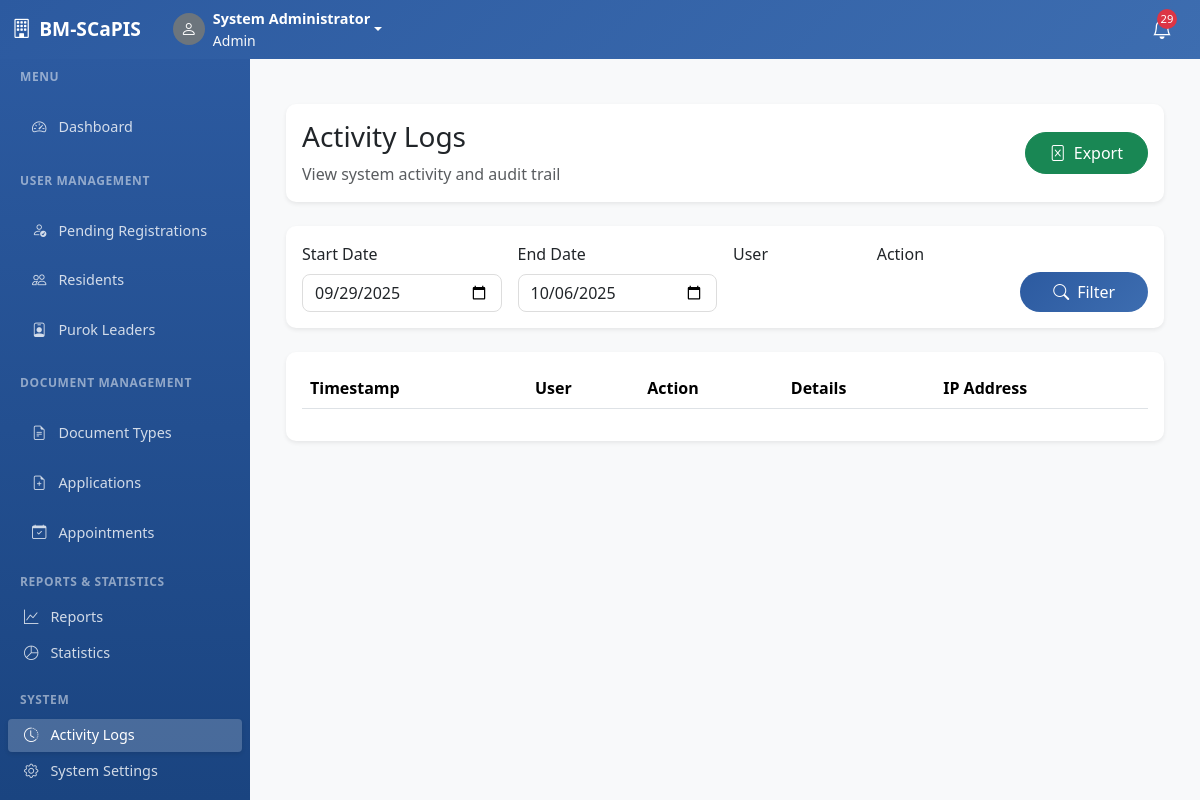
The app's page /activity-logs.php?user_id=30 (signed in), older data.
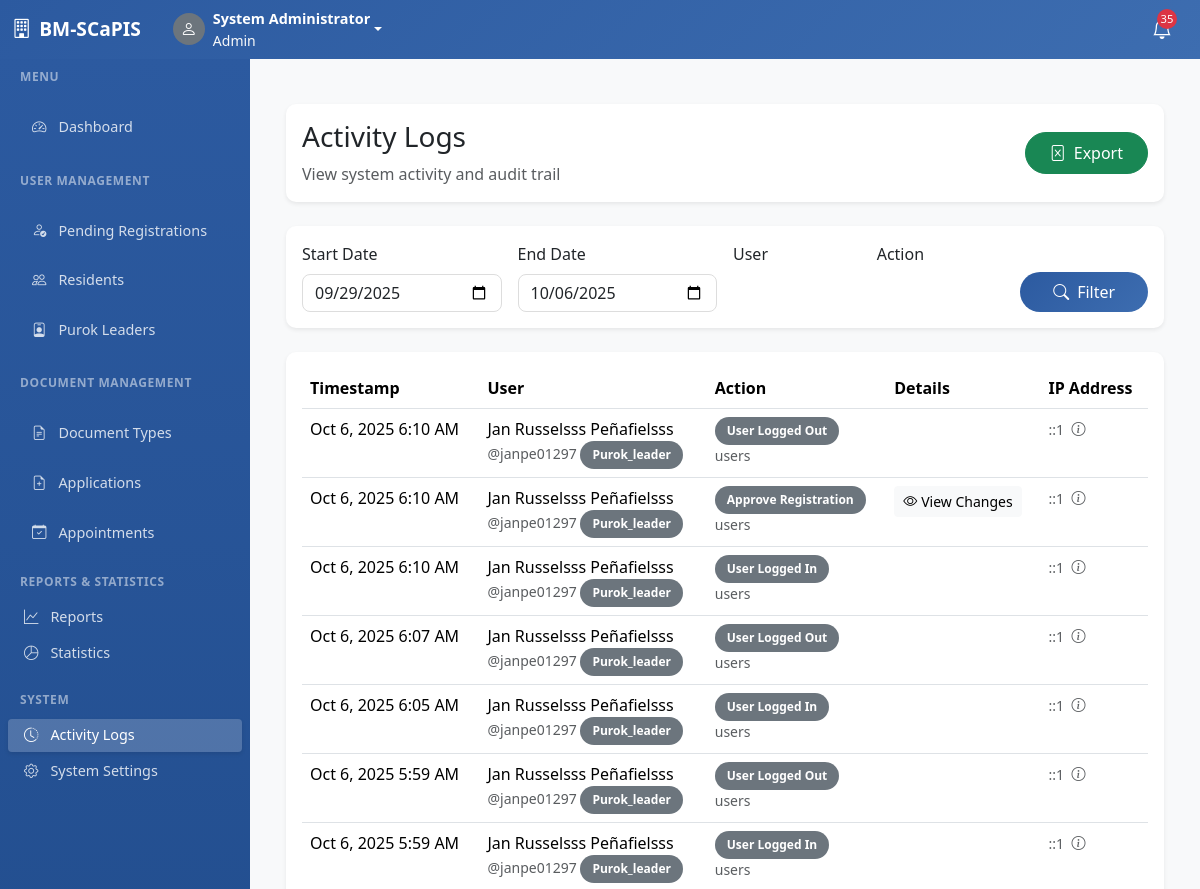
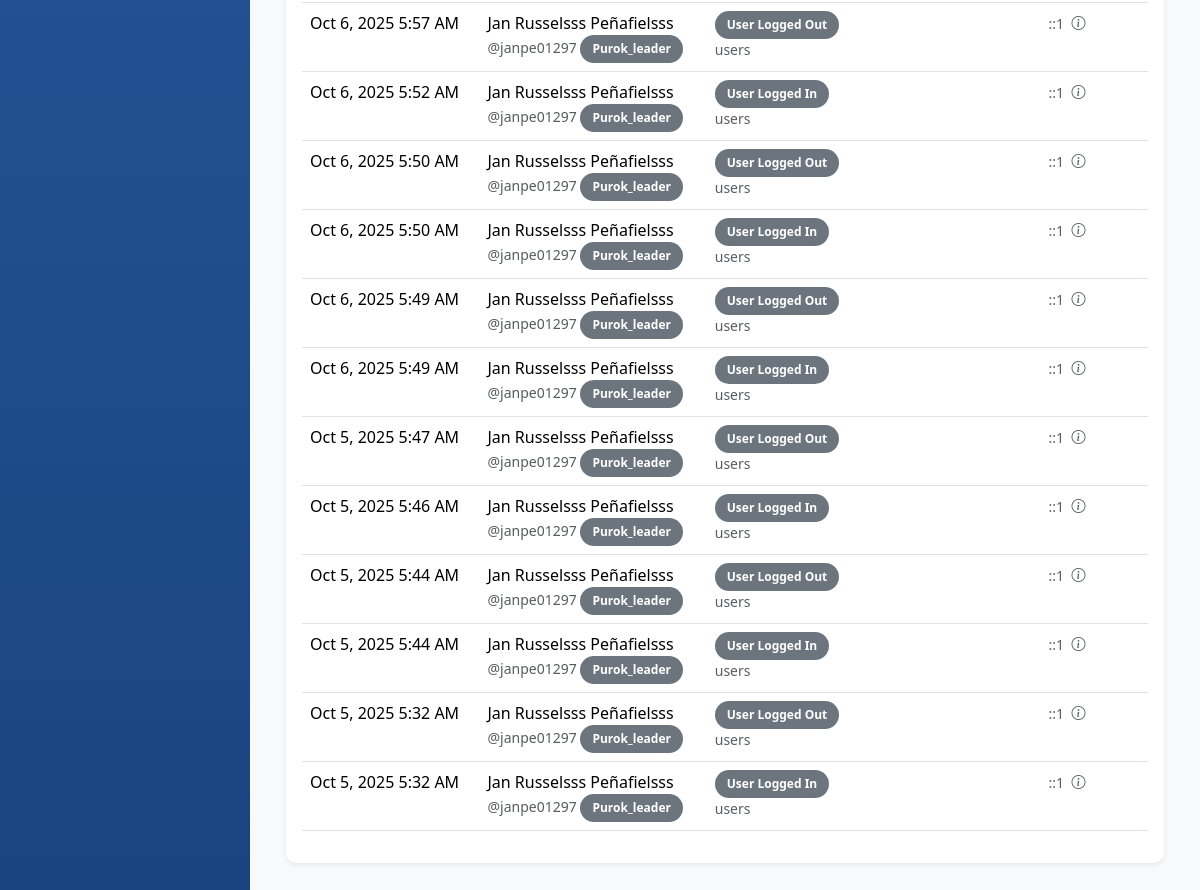
The same page, newer data (2 pictures, top to bottom).
### tables this page shows
CREATE TABLE `activity_logs` (
  `id` int(11) NOT NULL,
  `user_id` int(11) DEFAULT NULL,
  `action` varchar(100) NOT NULL,
  `table_affected` varchar(50) DEFAULT NULL,
  `record_id` int(11) DEFAULT NULL,
  `old_values` longtext DEFAULT NULL CHECK (json_valid(`old_values`)),
  `new_values` longtext DEFAULT NULL CHECK (json_valid(`new_values`)),
  `ip_address` varchar(45) DEFAULT NULL,
  `user_agent` text DEFAULT NULL,
  `created_at` timestamp NOT NULL DEFAULT current_timestamp()
);

CREATE TABLE `users` (
  `id` int(11) NOT NULL,
  `username` varchar(50) NOT NULL,
  `password` varchar(255) NOT NULL,
  `role` enum('resident','purok_leader','admin') NOT NULL,
  `status` enum('pending','approved','disapproved') DEFAULT 'pending',
  `first_name` varchar(100) NOT NULL,
  `middle_name` varchar(100) DEFAULT NULL,
  `last_name` varchar(100) NOT NULL,
  `suffix` varchar(20) DEFAULT NULL,
  `birthdate` date DEFAULT NULL,
  `age` int(11) DEFAULT NULL,
  `gender` enum('Male','Female','Other') NOT NULL,
  `civil_status` enum('Single','Married','Divorced','Widowed') NOT NULL,
  `contact_number` varchar(15) DEFAULT NULL,
  `email` varchar(100) DEFAULT NULL,
  `purok_id` int(11) DEFAULT NULL,
  `address` text DEFAULT NULL,
  `occupation` varchar(100) DEFAULT NULL,
  `monthly_income` decimal(10,2) DEFAULT NULL,
  `emergency_contact_name` varchar(100) DEFAULT NULL,
  `emergency_contact_number` varchar(15) DEFAULT NULL,
  `profile_picture` varchar(255) DEFAULT NULL,
  `valid_id_front` varchar(255) DEFAULT NULL,
  `valid_id_back` varchar(255) DEFAULT NULL,
  `purok_leader_approval` enum('pending','approved','disapproved') DEFAULT 'pending',
  `admin_approval` enum('pending','approved','disapproved') DEFAULT 'pending',
  `purok_leader_remarks` text DEFAULT NULL,
  `admin_remarks` text DEFAULT NULL,
  `approved_by_purok_leader` int(11) DEFAULT NULL,
  `approved_by_admin` int(11) DEFAULT NULL,
  `approved_at` timestamp NULL DEFAULT NULL,
  `sms_notifications` tinyint(1) DEFAULT 1,
  `email_notifications` tinyint(1) DEFAULT 1,
  `created_at` timestamp NOT NULL DEFAULT current_timestamp(),
  `updated_at` timestamp NOT NULL DEFAULT current_timestamp() ON UPDATE current_timestamp()
);

### config.php (called while the page is built, shortened)
<?php
try {
    $pdo = new PDO("mysql:host=" . DB_HOST . ";dbname=" . DB_NAME . ";charset=utf8mb4", DB_USERNAME, DB_PASSWORD);
    $pdo->setAttribute(PDO::ATTR_ERRMODE, PDO::ERRMODE_EXCEPTION);
    $pdo->setAttribute(PDO::ATTR_DEFAULT_FETCH_MODE, PDO::FETCH_ASSOC);
} catch(PDOException $e) {
    die("Database connection failed: " . $e->getMessage());
}
function isLoggedIn() {
    global $pdo;
    try {
        $stmt = $pdo->prepare("SELECT id FROM users WHERE id = ?");
        $stmt->execute([$_SESSION['user_id']]);
        return true;
    } catch (PDOException $e) {
        return false;
    }
}
require_once 'sms_functions.php';
function getUnreadNotifications($userId = null, $role = null) {
    global $pdo;
    $sql = "SELECT * FROM system_notifications WHERE is_read = 0";
    $params = [];
    if ($userId) {
        $sql .= " AND (target_user_id = ? OR target_role = ? OR target_role = 'all')";
        $params = [$userId, $role];
    } elseif ($role) {
        $sql .= " AND (target_role = ? OR target_role = 'all')";
        $params = [$role];
    }
    $sql .= " ORDER BY created_at DESC";
    $stmt = $pdo->prepare($sql);
    $stmt->execute($params);
    return $stmt->fetchAll();
}
?>

### activity-logs.php (the view, shortened to what the changed rows need)
<?php
require_once 'config.php';
$startDate = $_GET['start_date'] ?? date('Y-m-d', strtotime('-7 days'));
$endDate = $_GET['end_date'] ?? date('Y-m-d');
$userFilter = $_GET['user_id'] ?? '';
$params = [];
$whereConditions = ["DATE(al.created_at) BETWEEN ? AND ?"];
$params[] = $startDate;
$params[] = $endDate;
if ($userFilter) {
    $whereConditions[] = "al.user_id = ?";
    $params[] = $userFilter;
}
$whereClause = implode(" AND ", $whereConditions);
$page = isset($_GET['page']) ? (int)$_GET['page'] : 1;
$perPage = 50;
$offset = ($page - 1) * $perPage;
$query = "
    SELECT
        al.*,
        CONCAT(u.first_name, ' ', u.last_name) as user_name,
        u.username,
        u.role
    FROM activity_logs al
    LEFT JOIN users u ON al.user_id = u.id
    WHERE {$whereClause}
    ORDER BY al.created_at DESC
    LIMIT {$perPage} OFFSET {$offset}
";
$stmt = $pdo->prepare($query);
$stmt->execute($params);
$logs = $stmt->fetchAll();
include 'header.php';
include 'sidebar.php';
?>
<div class="main-content">
    <div class="container-fluid py-4">
        <div class="row mb-4">
            <div class="col-12">
                <div class="card border-0 shadow-sm">
                    <div class="card-body">
                        <div class="d-flex justify-content-between align-items-center">
                            <div>
                                <h1 class="h3 mb-2">Activity Logs</h1>
                            </div>
                        </div>
                    </div>
                </div>
            </div>
        </div>
        <div class="row">
            <div class="col-12">
                <div class="card border-0 shadow-sm">
                    <div class="card-body">
                        <div class="table-responsive">
                            <table class="table" id="logsTable">
                                <thead>
                                    <tr>
                                        <th>Timestamp</th>
                                        <th>User</th>
                                        <th>Action</th>
                                        <th>Details</th>
                                        <th>IP Address</th>
                                    </tr>
                                </thead>
                                <tbody>
                                    <?php foreach ($logs as $log): ?>
                                        <tr>
                                            <td>
                                                <?php echo date('M j, Y g:i A', strtotime($log['created_at'])); ?>
                                            </td>
                                            <td>
                                                <?php if ($log['user_id']): ?>
                                                    <div>
                                                        <?php echo htmlspecialchars($log['user_name']); ?>
                                                        <small class="text-muted d-block">
                                                            @<?php echo htmlspecialchars($log['username']); ?>
                                                            <span class="badge bg-secondary"><?php echo ucfirst($log['role']); ?></span>
                                                        </small>
                                                    </div>
                                                <?php else: ?>
                                                    <span class="text-muted">System</span>
                                                <?php endif; ?>
                                            </td>
                                            <td>
                                                <span class="badge bg-<?php
                                                    echo strpos($log['action'], 'create') !== false ? 'success' :
                                                        (strpos($log['action'], 'update') !== false ? 'info' :
                                                        (strpos($log['action'], 'delete') !== false ? 'danger' : 'secondary'));
                                                ?>">
                                                    <?php echo ucwords(str_replace('_', ' ', $log['action'])); ?>
                                                </span>
                                                <small class="text-muted d-block">
                                                    <?php echo $log['table_affected']; ?>
                                                </small>
                                            </td>
                                            <td>
                                                <?php if ($log['old_values'] || $log['new_values']): ?>
                                                    <button type="button" class="btn btn-sm btn-light"
                                                            onclick="showLogDetails(<?php echo htmlspecialchars(json_encode([
                                                                'old' => json_decode($log['old_values'], true),
                                                                'new' => json_decode($log['new_values'], true)
                                                            ])); ?>)">
                                                        <i class="bi bi-eye me-1"></i>View Changes
                                                    </button>
                                                <?php endif; ?>
                                            </td>
                                            <td>
                                                <small class="text-muted">
                                                    <?php echo $log['ip_address']; ?>
                                                    <?php if ($log['user_agent']): ?>
                                                        <i class="bi bi-info-circle ms-1"
                                                           title="<?php echo htmlspecialchars($log['user_agent']); ?>"></i>
                                                    <?php endif; ?>
                                                </small>
                                            </td>
                                        </tr>
                                    <?php endforeach; ?>
                                </tbody>
                            </table>
                        </div>
                    </div>
                </div>
            </div>
        </div>
    </div>
</div>

### sidebar.php (shortened to what the changed rows need)
<?php
if (!isLoggedIn()) {
    ?>
    <nav class="navbar navbar-expand-lg navbar-dark fixed-top" style="background: linear-gradient(135deg, var(--primary-color), #3d6db0);">
        <div class="container">
            <a class="navbar-brand" href="index.php">
                <i class="bi bi-building me-2"></i><?php echo SYSTEM_NAME; ?>
            </a>
            <button class="navbar-toggler" type="button" data-bs-toggle="collapse" data-bs-target="#navbarNav">
                <span class="navbar-toggler-icon"></span>
            </button>
            <div class="collapse navbar-collapse" id="navbarNav">
                <ul class="navbar-nav ms-auto">
                    <li class="nav-item">
                        <a class="nav-link" href="index.php">
                            <i class="bi bi-house me-2"></i>Home
                        </a>
                    </li>
                    <li class="nav-item">
                        <a class="nav-link" href="about.php">
                            <i class="bi bi-info-circle me-2"></i>About
                        </a>
                    </li>
                    <li class="nav-item">
                        <a class="nav-link" href="services.php">
                            <i class="bi bi-list-ul me-2"></i>Services
                        </a>
                    </li>
                    <li class="nav-item">
                        <a class="nav-link" href="contact.php">
                            <i class="bi bi-telephone me-2"></i>Contact
                        </a>
                    </li>
                    <li class="nav-item">
                        <a class="nav-link" href="login.php">
                            <i class="bi bi-box-arrow-in-right me-2"></i>Login
                        </a>
                    </li>
                    <li class="nav-item">
                        <a class="btn btn-outline-light ms-2" href="register.php">
                            <i class="bi bi-person-plus me-2"></i>Register
                        </a>
                    </li>
                </ul>
            </div>
        </div>
    </nav>
    <?php
} else {
    $unreadNotifications = getUnreadNotifications($_SESSION['user_id'], $_SESSION['role']);
    $notificationCount = count($unreadNotifications);
    ?>
    <nav class="navbar navbar-expand-lg navbar-dark fixed-top" style="background: linear-gradient(135deg, var(--primary-color), #3d6db0);">
        <div class="container-fluid">
            <div class="d-flex align-items-center ms-auto">
                <div class="dropdown me-3">
                    <a class="nav-link position-relative text-white" href="#" data-bs-toggle="dropdown">
                        <i class="bi bi-bell fs-5"></i>
                        <?php if ($notificationCount > 0): ?>
                            <span class="notification-badge"><?php echo min($notificationCount, 99); ?></span>
                        <?php endif; ?>
                    </a>
                </div>
            </div>
        </div>
    </nav>
    <?php
}
?>

Row changes from the older to the newer data that the page shows:
added activity_logs: created_at "Oct 6, 2025 6:10 AM", user_name "Jan Russelsss Peñafielsss", user.username "janpe01297", user.role "Purok_leader", action "User Logged Out", table_affected "users", ip_address "::1"
added activity_logs: created_at "Oct 6, 2025 6:10 AM", user_name "Jan Russelsss Peñafielsss", user.username "janpe01297", user.role "Purok_leader", action "Approve Registration", table_affected "users", ip_address "::1"
added activity_logs: created_at "Oct 6, 2025 6:10 AM", user_name "Jan Russelsss Peñafielsss", user.username "janpe01297", user.role "Purok_leader", action "User Logged In", table_affected "users", ip_address "::1"
added activity_logs: created_at "Oct 6, 2025 6:07 AM", user_name "Jan Russelsss Peñafielsss", user.username "janpe01297", user.role "Purok_leader", action "User Logged Out", table_affected "users", ip_address "::1"
added activity_logs: created_at "Oct 6, 2025 6:05 AM", user_name "Jan Russelsss Peñafielsss", user.username "janpe01297", user.role "Purok_leader", action "User Logged In", table_affected "users", ip_address "::1"
added activity_logs: created_at "Oct 6, 2025 5:59 AM", user_name "Jan Russelsss Peñafielsss", user.username "janpe01297", user.role "Purok_leader", action "User Logged Out", table_affected "users", ip_address "::1"
added activity_logs: created_at "Oct 6, 2025 5:59 AM", user_name "Jan Russelsss Peñafielsss", user.username "janpe01297", user.role "Purok_leader", action "User Logged In", table_affected "users", ip_address "::1"
added activity_logs: created_at "Oct 6, 2025 5:57 AM", user_name "Jan Russelsss Peñafielsss", user.username "janpe01297", user.role "Purok_leader", action "User Logged Out", table_affected "users", ip_address "::1"
added activity_logs: created_at "Oct 6, 2025 5:52 AM", user_name "Jan Russelsss Peñafielsss", user.username "janpe01297", user.role "Purok_leader", action "User Logged In", table_affected "users", ip_address "::1"
added activity_logs: created_at "Oct 6, 2025 5:50 AM", user_name "Jan Russelsss Peñafielsss", user.username "janpe01297", user.role "Purok_leader", action "User Logged Out", table_affected "users", ip_address "::1"
added activity_logs: created_at "Oct 6, 2025 5:50 AM", user_name "Jan Russelsss Peñafielsss", user.username "janpe01297", user.role "Purok_leader", action "User Logged In", table_affected "users", ip_address "::1"
added activity_logs: created_at "Oct 6, 2025 5:49 AM", user_name "Jan Russelsss Peñafielsss", user.username "janpe01297", user.role "Purok_leader", action "User Logged Out", table_affected "users", ip_address "::1"
added activity_logs: created_at "Oct 6, 2025 5:49 AM", user_name "Jan Russelsss Peñafielsss", user.username "janpe01297", user.role "Purok_leader", action "User Logged In", table_affected "users", ip_address "::1"
added activity_logs: created_at "Oct 5, 2025 5:47 AM", user_name "Jan Russelsss Peñafielsss", user.username "janpe01297", user.role "Purok_leader", action "User Logged Out", table_affected "users", ip_address "::1"
added activity_logs: created_at "Oct 5, 2025 5:46 AM", user_name "Jan Russelsss Peñafielsss", user.username "janpe01297", user.role "Purok_leader", action "User Logged In", table_affected "users", ip_address "::1"
added activity_logs: created_at "Oct 5, 2025 5:44 AM", user_name "Jan Russelsss Peñafielsss", user.username "janpe01297", user.role "Purok_leader", action "User Logged Out", table_affected "users", ip_address "::1"
added activity_logs: created_at "Oct 5, 2025 5:44 AM", user_name "Jan Russelsss Peñafielsss", user.username "janpe01297", user.role "Purok_leader", action "User Logged In", table_affected "users", ip_address "::1"
added activity_logs: created_at "Oct 5, 2025 5:32 AM", user_name "Jan Russelsss Peñafielsss", user.username "janpe01297", user.role "Purok_leader", action "User Logged Out", table_affected "users", ip_address "::1"
added activity_logs: created_at "Oct 5, 2025 5:32 AM", user_name "Jan Russelsss Peñafielsss", user.username "janpe01297", user.role "Purok_leader", action "User Logged In", table_affected "users", ip_address "::1"
Text that changed along with them:
min($notificationCount, 99): "29" → "35"
